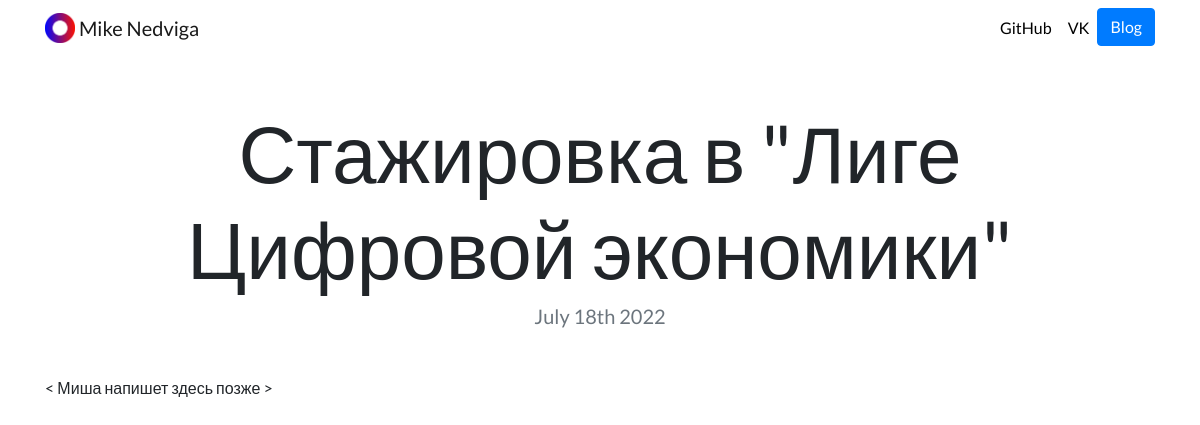
The app's page /blog/2/ with its own data.
### blog/models.py (models this page shows, shortened)
class Post(models.Model):
    title = models.CharField(max_length=100)
    date = models.DateField(auto_now=True)
    content = models.TextField()

### blog/views.py (the view)
# urls.py: path('<int:blog_id>/', views.detail, name='detail'),
def detail(request, blog_id):
    post = get_object_or_404(Post, pk=blog_id)
    return render(request, 'blog/detail.html', {'post': post})

### blog/templates/blog/detail.html
{% extends "portfolio/base.html" %}
{% load static %}
{% block content %}
<h1 class="text-center mt-5" id="blogdetailtitle">{{ post.title }}</h1>
<h5 class="text-center text-muted mb-5">{{ post.date|date:'F jS Y' }}</h5>
{{ post.content|safe }}
<br><br><br><br><br><br><br>
{% endblock %}

### portfolio/static/portfolio/custom.css (style rules this page uses)
body { font-family: 'Lato', sans-serif; }
@media (min-width: 992px) { #blogdetailtitle { font-size: 5rem; } }

### records on screen
Post: title "Стажировка в \"Лиге Цифровой экономики\"", date "July 18th 2022", content "< Миша напишет здесь позже >"
